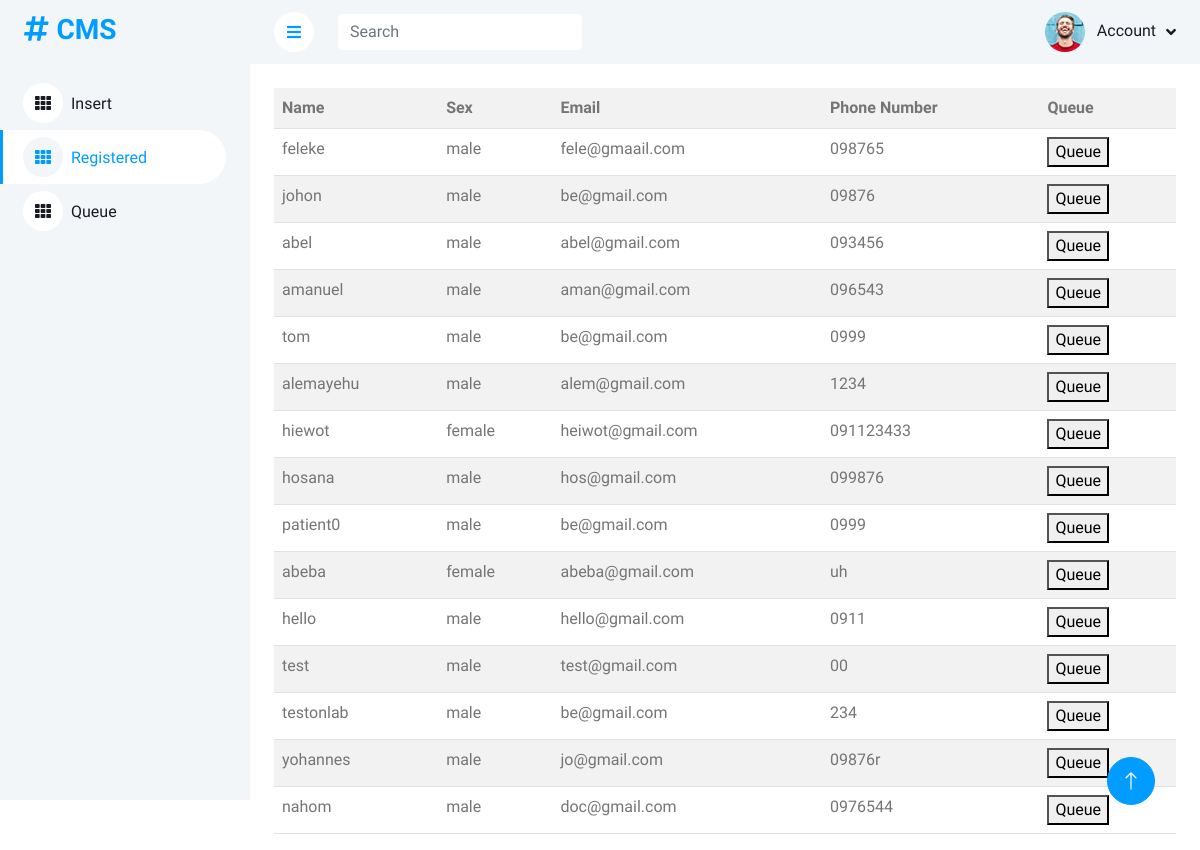
Screenshot of /registered.php with the database file from the repository.
### tables this page shows
CREATE TABLE IF NOT EXISTS `reg_patients` (
  `id` int(11) NOT NULL AUTO_INCREMENT,
  `name` varchar(255) NOT NULL,
  `sex` enum('male','female') NOT NULL,
  `email` varchar(255) NOT NULL,
  `phone_number` varchar(20) NOT NULL,
  PRIMARY KEY (`id`)
);

### registered.php (the view, shortened to what this page needs)
<!DOCTYPE html>
<html lang="en">
<head>
    <link href="https://cdnjs.cloudflare.com/ajax/libs/font-awesome/5.10.0/css/all.min.css" rel="stylesheet">
    <link href="https://cdn.jsdelivr.net/npm/bootstrap-icons@1.4.1/font/bootstrap-icons.css" rel="stylesheet">
    <link href="lib/owlcarousel/assets/owl.carousel.min.css" rel="stylesheet">
    <link href="lib/tempusdominus/css/tempusdominus-bootstrap-4.min.css" rel="stylesheet" />
    <link href="css/bootstrap.min.css" rel="stylesheet">
    <link href="css/style.css" rel="stylesheet">
</head>
<body>
    <div class="container-fluid position-relative bg-white d-flex p-0">
        <div class="sidebar pe-4 pb-3">
            <nav class="navbar bg-light navbar-light">
                <a href="insert.html" class="navbar-brand mx-4 mb-3">
                    <h3 class="text-primary"><i class="fa fa-hashtag me-2"></i>CMS</h3>
                </a>
                <div class="navbar-nav w-100">
                    <a href="insert.html" class="nav-item nav-link"><i class="fa fa-th me-2"></i>Insert</a>
                    <a href="registered.php" class="nav-item nav-link active"><i class="fa fa-th me-2"></i>Registered</a>
                    <a href="queue.php" class="nav-item nav-link"><i class="fa fa-th me-2"></i>Queue</a>
                </div>
            </nav>
        </div>
        <div class="content">
            <nav class="navbar navbar-expand bg-light navbar-light sticky-top px-4 py-0">
                <a href="#" class="sidebar-toggler flex-shrink-0">
                    <i class="fa fa-bars"></i>
                </a>
                <form class="d-none d-md-flex ms-4">
                    <input class="form-control border-0" type="search" name="search" placeholder="Search">
                </form>
                <div class="navbar-nav align-items-center ms-auto">
                    <div class="nav-item dropdown">
                        <a href="#" class="nav-link dropdown-toggle" data-bs-toggle="dropdown">
                            <img class="rounded-circle me-lg-2" src="img/user.jpg" alt="" style="width: 40px; height: 40px;">
                            <span class="d-none d-lg-inline-flex">Account</span>
                        </a>
                    </div>
                </div>
            </nav>
            <div class="container-fluid pt-4 px-4">
            <?php
$servername = "localhost";
$username = "root";
$password = "";
$dbname = "clinic";
try {
    $conn = new PDO("mysql:host=$servername;dbname=$dbname", $username, $password);
    $conn->setAttribute(PDO::ATTR_ERRMODE, PDO::ERRMODE_EXCEPTION);
} catch(PDOException $e) {
    echo "Connection failed: " . $e->getMessage();
}
if (isset($_GET['search'])) {
  $search = '%'.$_GET['search'].'%';
  $stmt = $conn->prepare("SELECT * FROM reg_patients WHERE name LIKE :search");
  $stmt->bindParam(":search", $search);
} else {
  $stmt = $conn->prepare("SELECT * FROM reg_patients");
}
$stmt->execute();
$results = $stmt->fetchAll(PDO::FETCH_ASSOC);
echo "<table class='table table-striped'>";
echo "<tr><th>Name</th><th>Sex</th><th>Email</th><th>Phone Number</th><th>Queue</th></tr>";
foreach ($results as $row) {
    echo "<tr><td>".$row['name']."</td><td>".$row['sex']."</td><td>".$row['email']."</td><td>".$row['phone_number']."</td><td>
    <form method='post' action=''>
        <input type='hidden' name='name' value='".$row['name']."'>
        <input type='hidden' name='sex' value='".$row['sex']."'>
        <input type='hidden' name='email' value='".$row['email']."'>
        <input type='hidden' name='phone_number' value='".$row['phone_number']."'>
        <input type='hidden' name='id' value='".$row['id']."'>
        <button type='submit' name='queue'>Queue</button>
    </form>
    </td></tr>";
}
echo "</table>";
?>
        </div>
        <a href="#" class="btn btn-lg btn-primary btn-lg-square back-to-top"><i class="bi bi-arrow-up"></i></a>
    </div>
</body>
</html>

### css/style.css (style rules this page uses)
:root { --primary: #009CFF; --light: #F3F6F9; --dark: #191C24; }
.back-to-top { position: fixed; display: none; right: 45px; bottom: 45px; z-index: 99; }
.btn { transition: .5s; }
.btn.btn-primary { color: #FFFFFF; }
.btn-lg-square { width: 48px; height: 48px; }
.btn-square, .btn-sm-square, .btn-lg-square { padding: 0; display: inline-flex; align-items: center; justify-content: center; font-weight: normal; border-radius: 50px; }
.sidebar { position: fixed; top: 0; left: 0; bottom: 0; width: 250px; height: 100vh; overflow-y: auto; background: var(--light); transition: 0.5s; z-index: 999; }
.content { margin-left: 250px; min-height: 100vh; background: #FFFFFF; transition: 0.5s; }
@media (min-width: 992px) { .sidebar { margin-left: 0; } }
@media (min-width: 992px) { .content { width: calc(100% - 250px); } }
.sidebar .navbar .navbar-nav .nav-link { padding: 7px 20px; color: var(--dark); font-weight: 500; border-left: 3px solid var(--light); border-radius: 0 30px 30px 0; outline: none; }
.sidebar .navbar .navbar-nav .nav-link:hover, .sidebar .navbar .navbar-nav .nav-link.active { color: var(--primary); background: #FFFFFF; border-color: var(--primary); }
.sidebar .navbar .navbar-nav .nav-link i { width: 40px; height: 40px; display: inline-flex; align-items: center; justify-content: center; background: #FFFFFF; border-radius: 40px; }
.sidebar .navbar .navbar-nav .nav-link:hover i, .sidebar .navbar .navbar-nav .nav-link.active i { background: var(--light); }
.content .navbar .navbar-nav .nav-link { margin-left: 25px; padding: 12px 0; color: var(--dark); outline: none; }
.content .navbar .sidebar-toggler, .content .navbar .navbar-nav .nav-link i { width: 40px; height: 40px; display: inline-flex; align-items: center; justify-content: center; background: #FFFFFF; border-radius: 40px; }
.content .navbar .dropdown-toggle::after { margin-left: 6px; vertical-align: middle; border: none; content: "\f107"; font-family: "Font Awesome 5 Free"; font-weight: 900; transition: .5s; }

### rows the page displays
reg_patients: name "feleke", sex "male", email "fele@gmaail.com", phone_number "098765"
reg_patients: name "johon", sex "male", email "be@gmail.com", phone_number "09876"
reg_patients: name "abel", sex "male", email "abel@gmail.com", phone_number "093456"
reg_patients: name "amanuel", sex "male", email "aman@gmail.com", phone_number "096543"
reg_patients: name "tom", sex "male", email "be@gmail.com", phone_number "0999"
reg_patients: name "alemayehu", sex "male", email "alem@gmail.com", phone_number "1234"
reg_patients: name "hiewot", sex "female", email "heiwot@gmail.com", phone_number "091123433"
reg_patients: name "hosana", sex "male", email "hos@gmail.com", phone_number "099876"
reg_patients: name "patient0", sex "male", email "be@gmail.com", phone_number "0999"
reg_patients: name "abeba", sex "female", email "abeba@gmail.com", phone_number "uh"
reg_patients: name "hello", sex "male", email "hello@gmail.com", phone_number "0911"
reg_patients: name "test", sex "male", email "test@gmail.com", phone_number "00"
reg_patients: name "testonlab", sex "male", email "be@gmail.com", phone_number "234"
reg_patients: name "yohannes", sex "male", email "jo@gmail.com", phone_number "09876r"
reg_patients: name "nahom", sex "male", email "doc@gmail.com", phone_number "0976544"
